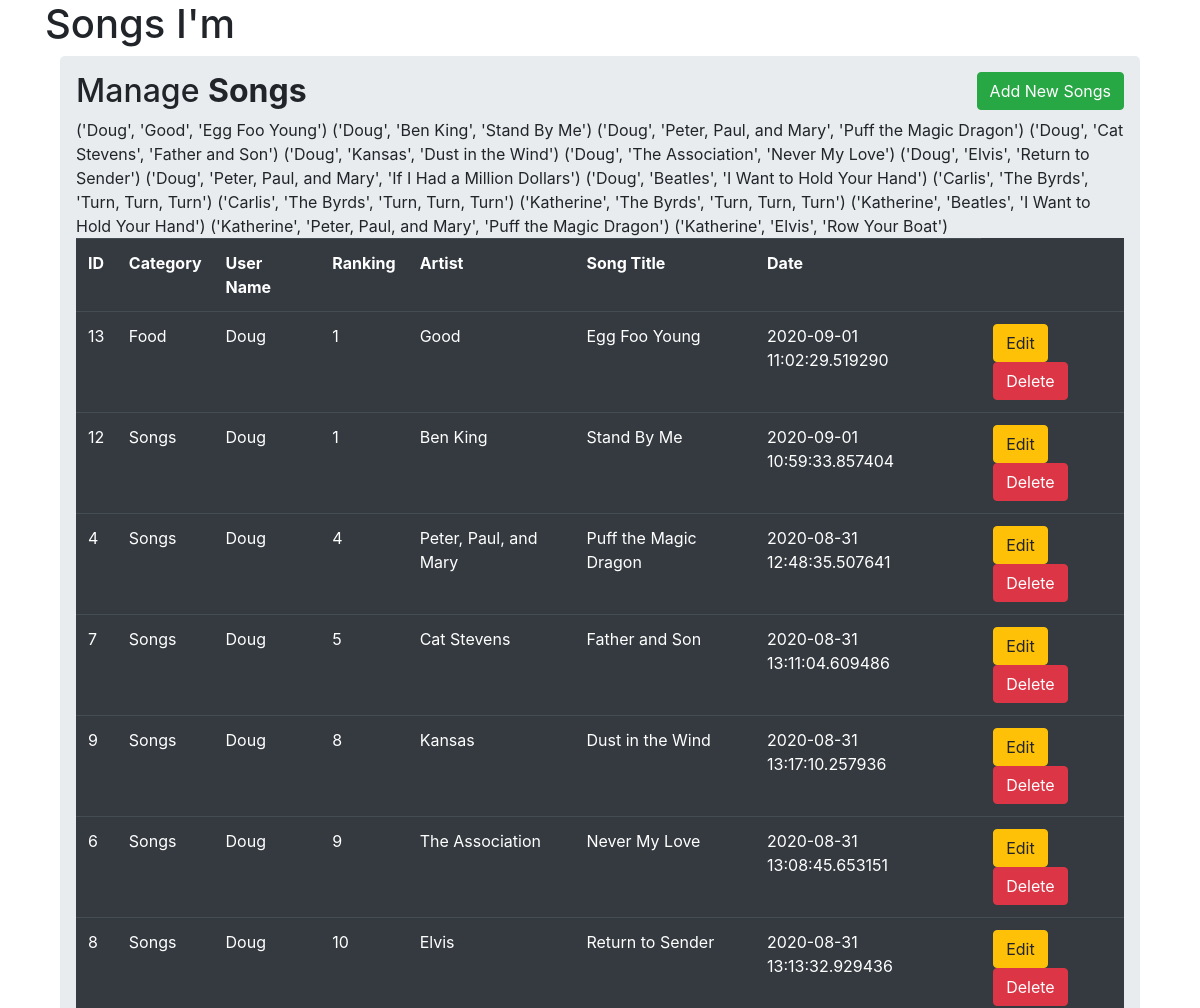
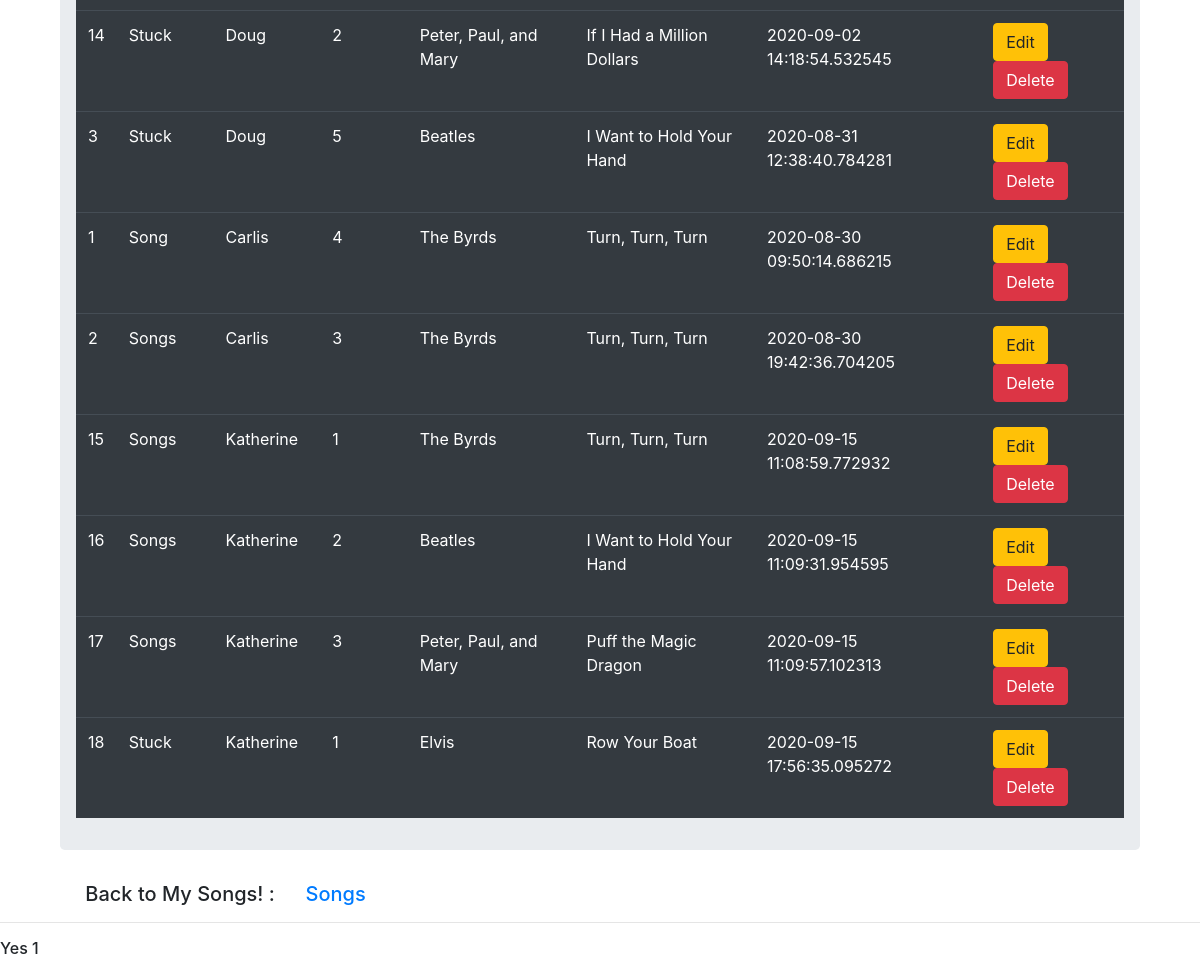
Screenshot of /home (signed in) with the database file from the repository (2 pictures, top to bottom).
### song6.py (models this page shows, shortened)
class Song(db.Model):
    id = db.Column(db.Integer, primary_key=True)
    cat = db.Column(db.String(15))
    user_id = db.Column(db.Integer, db.ForeignKey('user.id'))
    numb = db.Column(db.Integer)
    artist = db.Column(db.String(40))
    title = db.Column(db.String(40))
    date_created = db.Column(db.DateTime, default=datetime.now)

class User(db.Model):
    id = db.Column(db.Integer, primary_key=True)
    user = db.Column(db.String(40), index=True, unique=True)
    password_hash = db.Column(db.String(128))
    songs = db.relationship('Song', backref='user', lazy=True)

### song6.py (the view)
@app.route('/home', methods=['GET', 'POST'])
def home():
    if 'username' in session:
        print(session['username'])
        print('Home')
        q = db.session.query(Song, User).filter(User.id == Song.user_id).order_by(User.id, Song.cat, Song.numb)
        print(q)
        return render_template('main6.html', title='Songs I\'m ', songs=q)
    else:
        return redirect(url_for('login'))

### templates/main6.html (shortened to what this page needs)
{% extends "layout6.html" %}
    {% block title %} {{ title }} {% endblock %}
    {% block content %}
    <div class="container">
        <div class="row">
            <div class="col md-12">
                <div class="jumbotron p-3">
                    <h2>Manage <b>Songs </b>  <button type="button" class="btn btn-success float-right"
                    data-toggle="modal" data-target="#mymodal">Add New Songs</button></h2>
                    <table class="table table-hover table-dark">
                        <tr>
                            <th>ID</th>
                            <th>Category</th>
                            <th>User Name</th>
                            <th>Ranking</th>
                            <th>Artist</th>
                            <th>Song Title</th>
                            <th>Date</th>
                        </tr>
                        {% for song, user in songs %}
                        <tr>
                            <td>{{song.id}}</td>
                            <td>{{song.cat}}</td>
                            <td>{{user.user}}</td>
                            <td>{{song.numb}}</td>
                            <td>{{song.artist}}</td>
                            <td>{{song.title}}</td>
                            <td>{{song.date_created}}</td>
                            <td>
                                <a href="/update/{{song.id}}" class="btn btn-warning btn-xs" data-toggle="modal" data-target="#modaledit{{song.id}}">Edit</a>
                                <a href="/delete/{{song.id}}" class="btn btn-danger btn-xs" onclick="return confirm('Are You Sure?')">Delete</a>
                            </td>
                        </tr>
                                        {% set a = user.user %}
                        {% endfor %}
                    </table>
                </div>
            </div>
        </div>
        <div>
            <h5>&emsp; Back to My Songs! : &emsp; <a href="{{ url_for('user_home') }}">Songs</a></h5>
        </div>
    </div>
    {% endblock %}

### rows the page displays
Song: id "13", cat "Food", user "Doug", numb "1", artist "Good", title "Egg Foo Young", date_created "2020-09-01 11:02:29.519290"
Song: id "12", cat "Songs", user "Doug", numb "1", artist "Ben King", title "Stand By Me", date_created "2020-09-01 10:59:33.857404"
Song: id "4", cat "Songs", user "Doug", numb "4", artist "Peter, Paul, and Mary", title "Puff the Magic Dragon", date_created "2020-08-31 12:48:35.507641"
Song: id "7", cat "Songs", user "Doug", numb "5", artist "Cat Stevens", title "Father and Son", date_created "2020-08-31 13:11:04.609486"
Song: id "9", cat "Songs", user "Doug", numb "8", artist "Kansas", title "Dust in the Wind", date_created "2020-08-31 13:17:10.257936"
Song: id "6", cat "Songs", user "Doug", numb "9", artist "The Association", title "Never My Love", date_created "2020-08-31 13:08:45.653151"
Song: id "8", cat "Songs", user "Doug", numb "10", artist "Elvis", title "Return to Sender", date_created "2020-08-31 13:13:32.929436"
Song: id "14", cat "Stuck", user "Doug", numb "2", artist "Peter, Paul, and Mary", title "If I Had a Million Dollars", date_created "2020-09-02 14:18:54.532545"
Song: id "3", cat "Stuck", user "Doug", numb "5", artist "Beatles", title "I Want to Hold Your Hand", date_created "2020-08-31 12:38:40.784281"
Song: id "1", cat "Song", user "Carlis", numb "4", artist "The Byrds", title "Turn, Turn, Turn", date_created "2020-08-30 09:50:14.686215"
Song: id "2", cat "Songs", user "Carlis", numb "3", artist "The Byrds", title "Turn, Turn, Turn", date_created "2020-08-30 19:42:36.704205"
Song: id "15", cat "Songs", user "Katherine", numb "1", artist "The Byrds", title "Turn, Turn, Turn", date_created "2020-09-15 11:08:59.772932"
Song: id "16", cat "Songs", user "Katherine", numb "2", artist "Beatles", title "I Want to Hold Your Hand", date_created "2020-09-15 11:09:31.954595"
Song: id "17", cat "Songs", user "Katherine", numb "3", artist "Peter, Paul, and Mary", title "Puff the Magic Dragon", date_created "2020-09-15 11:09:57.102313"
Song: id "18", cat "Stuck", user "Katherine", numb "1", artist "Elvis", title "Row Your Boat", date_created "2020-09-15 17:56:35.095272"

### other values shown
{{ title }} "Songs I'm"
